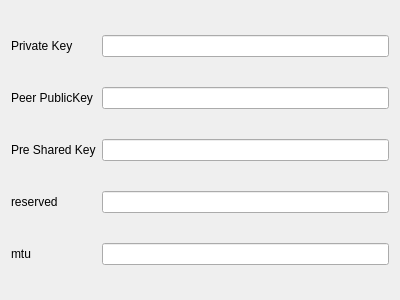
<?xml version="1.0" encoding="UTF-8"?>
<ui version="4.0">
 <class>EditWireGuard</class>
 <widget class="QWidget" name="EditWireGuard">
  <property name="geometry">
   <rect>
    <x>0</x>
    <y>0</y>
    <width>400</width>
    <height>300</height>
   </rect>
  </property>
  <property name="windowTitle">
   <string notr="true">EditVMess</string>
  </property>
  <layout class="QGridLayout" name="gridLayout">
   <item row="5" column="0">
    <widget class="QLabel" name="label_2">
     <property name="accessibleDescription">
      <string notr="true"/>
     </property>
     <property name="locale">
      <locale language="English" country="UnitedStates"/>
     </property>
     <property name="text">
      <string>mtu</string>
     </property>
    </widget>
   </item>
   <item row="0" column="1">
    <widget class="QLineEdit" name="privateKey"/>
   </item>
   <item row="1" column="0">
    <widget class="QLabel" name="label_3">
     <property name="locale">
      <locale language="English" country="UnitedStates"/>
     </property>
     <property name="text">
      <string>Peer PublicKey</string>
     </property>
    </widget>
   </item>
   <item row="0" column="0">
    <widget class="QLabel" name="label">
     <property name="locale">
      <locale language="English" country="UnitedStates"/>
     </property>
     <property name="text">
      <string>Private Key</string>
     </property>
    </widget>
   </item>
   <item row="5" column="1">
    <widget class="QWidget" name="horizontalWidget" native="true">
     <property name="sizePolicy">
      <sizepolicy hsizetype="Preferred" vsizetype="Maximum">
       <horstretch>0</horstretch>
       <verstretch>0</verstretch>
      </sizepolicy>
     </property>
     <layout class="QHBoxLayout" name="horizontalLayout">
      <property name="leftMargin">
       <number>0</number>
      </property>
      <property name="topMargin">
       <number>0</number>
      </property>
      <property name="rightMargin">
       <number>0</number>
      </property>
      <property name="bottomMargin">
       <number>0</number>
      </property>
      <item>
       <widget class="QLineEdit" name="mtu"/>
      </item>
     </layout>
    </widget>
   </item>
   <item row="3" column="0">
    <widget class="QLabel" name="label_4">
     <property name="accessibleDescription">
      <string notr="true"/>
     </property>
     <property name="locale">
      <locale language="English" country="UnitedStates"/>
     </property>
     <property name="text">
      <string>reserved</string>
     </property>
    </widget>
   </item>
   <item row="1" column="1">
    <widget class="QLineEdit" name="peerPublicKey"/>
   </item>
   <item row="3" column="1">
    <widget class="QLineEdit" name="reserved"/>
   </item>
   <item row="2" column="0">
    <widget class="QLabel" name="label_5">
     <property name="locale">
      <locale language="English" country="UnitedStates"/>
     </property>
     <property name="text">
      <string>Pre Shared Key</string>
     </property>
    </widget>
   </item>
   <item row="2" column="1">
    <widget class="QLineEdit" name="preSharedKey"/>
   </item>
  </layout>
 </widget>
 <tabstops>
  <tabstop>mtu</tabstop>
 </tabstops>
 <resources/>
 <connections/>
</ui>
